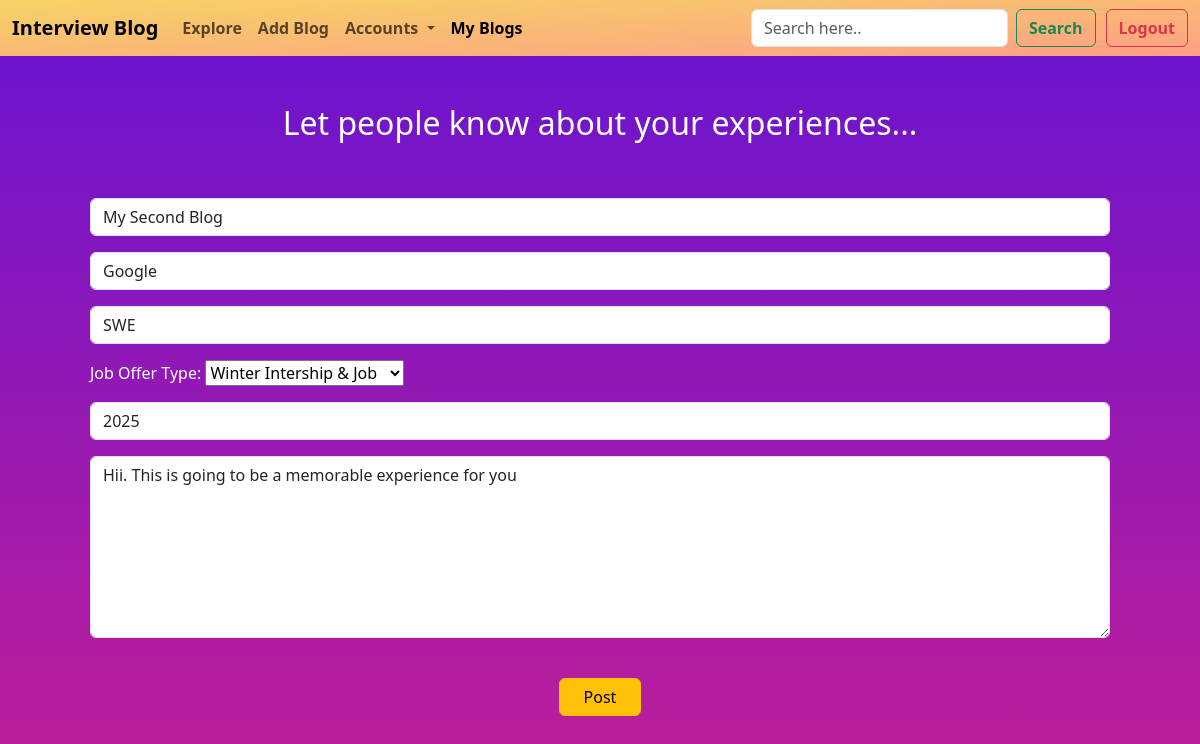
The page /editpost/37 on the database its author committed.
### BlogApp/models.py (models this page shows, shortened)
class BlogPost(models.Model):
    post_id = models.AutoField(primary_key=True)
    blog_title = models.CharField(max_length=100,default="Read my first post")
    blog_content = models.TextField(default="..")
    company_name = models.CharField(max_length=50,default="")
    CHOICES = (('Summer Internship','Summer Intership'),('Winter Internship Only','Winter Intership Only'),('Winter Internship & Job','Winter Internship & Job'),('Job Only','Job Only'))
    job_offer_type = models.CharField(max_length=100, choices=CHOICES, default="Job Only")
    job_profile = models.CharField(max_length=50,default="")
    year = models.IntegerField()
    author = models.ForeignKey(User,on_delete=models.CASCADE,blank=True,null=True)
    bookmarks = models.ManyToManyField(User, default=None, blank=True, related_name='bookmarks')
    likes = models.ManyToManyField(User, default=None, blank=True, related_name='likes')

### BlogApp/views.py (the view)
# urls.py: path('editpost/<int:pid>', views.editpost, name="editpost"),
def editpost(request,pid):
    post = BlogPost.objects.get(post_id=pid)
    List=[]
    temp = BlogPost.CHOICES
    for i,j in temp:
        List.append(i)
    params ={'post' :post,
    'List' : List
    }
    return render(request, 'editpost.html', params)

### BlogApp/templates/editpost.html (shortened to what this page needs)
<!doctype html>
<html lang="en">
  <head>
    <link href="https://cdn.jsdelivr.net/npm/bootstrap@5.3.0-alpha1/dist/css/bootstrap.min.css" rel="stylesheet">
  </head>
  <body>
    <nav class="navbar navbar-expand-lg" style=" background: linear-gradient(to right bottom, rgba(246, 211, 101, 1), rgba(253, 160, 133, 1)); ">
        <div class="container-fluid">
          <a class="navbar-brand" href="#" style=" font-weight:bold;">Interview Blog</a>
          <div class="collapse navbar-collapse" id="navbarSupportedContent">
            <ul class="navbar-nav me-auto mb-2 mb-lg-0">
              <li class="nav-item">
                <a class="nav-link " style=" font-weight:bold;" aria-current="page" href="{% url 'home' %}">Explore</a>
              </li>
              <li class="nav-item">
                <a class="nav-link" style=" font-weight:bold;" href="{% url 'addpost' %}">Add Blog</a>
              </li>
              <li class="nav-item dropdown">
                <a class="nav-link dropdown-toggle" style=" font-weight:bold;" href="#" role="button" data-bs-toggle="dropdown" aria-expanded="false">
                  Accounts
                </a>
              </li>
              <li class="nav-item">
                <a class="nav-link active " style=" font-weight:bold;" href="{% url 'myblogs' %}">My Blogs</a>
              </li>
            </ul>
            <form class="d-flex" role="search" method="get" action="/search">
              <input class="form-control me-2" type="search" placeholder="Search here.." aria-label="Search" name="search" id="search">
              <button class="btn btn-outline-success" style=" font-weight:bold;" type="submit">Search</button>
            </form>
            <button class="btn btn-outline-danger" style=" font-weight:bold; margin-left: 10px;" type="submit">
                 <a class="nav-link" style=" font-weight:bold;" href="{% url 'logout' %}">Logout</a>
            </button>
          </div>
        </div>
      </nav>
      <section class="vh-100">
        <div class="container my-5">
        <h2 style="color:white;" class="text-center">Let people know about your experiences...</h2>
        <form method="POST" action="/editpostrecord/{{post.post_id}}" class="card-body cardbody-color p-lg-5" autocomplete="on">
            <div class="mb-3">
              <input type="text" class="form-control" id="blog_title"
                placeholder="Blog Title" name="blog_title" value="{{post.blog_title}}" required>
            </div>
            <div class="mb-3">
              <input type="text" class="form-control" id="company_name" placeholder="Company Name..." name="company_name" value="{{post.company_name}}" required>
            </div>
            <div class="mb-3">
              <input type="text" class="form-control" id="job_profile" placeholder="Job Profile" name="job_profile" value="{{post.job_profile}}"required>
            </div>
            <div class="mb-3">
                <label for="job_offer_type" style="color: white;">Job Offer Type:</label>
              <select name="job_offer_type" id="job_offer_type" required>
                <option value="{{post.job_offer_type}}" selected disabled hidden>{{post.job_offer_type}}</option>
              </select>
            </div>
            <div class="mb-3">
              <input type="number" class="form-control" id="year" placeholder="Year" name="year" value="{{post.year}}" required>
            </div>
            <div class="mb-3">
                <textarea class="form-control" id="blog_content" name="blog_content"  placeholder="Blog Content" rows="7" required>{{post.blog_content}}</textarea>
            </div>
            <br>
            <div class="text-center">
                <button  type="submit" class="btn btn-warning mb-5" style="width: 8%;">Post</button>
            </div>
          </form>
        </div>
      </section>
    </body>
  </html>

### BlogApp/templates/editpost.html (style rules this page uses)
body { background: linear-gradient(to top, #cc208e 0%, #6713d2 100%); }

### rows shown on the page
BlogPost: blog_title "My Second Blog", company_name "Google", job_profile "SWE", job_offer_type "Winter Intership & Job", year "2025", blog_content "Hii. This is going to be a memorable experience for you"
